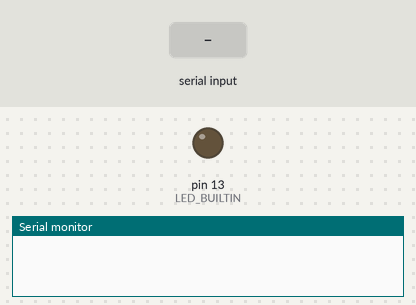
The sketch below on a simulated Arduino Uno, built with avr-gcc and run on an emulated ATmega328P. On the bench: output pins drawn as LEDs (lit = HIGH), the last lines printed to the serial monitor. Inputs (shaded band) come from the test bench.

Above: at 1.2 s.
1.3 s: "LED_ON\n" received over Serial
At 2.5 s:
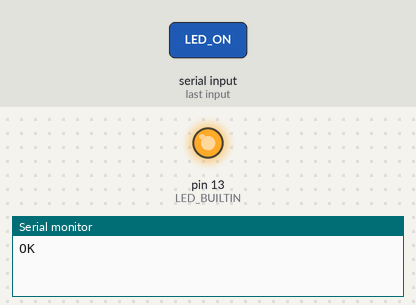
2.8 s: "LED_OFF\n" received over Serial
At 3.7 s:
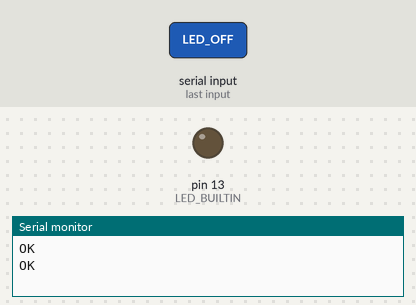
Timing chart, 0 to 5.8 s (numbered marks = the images above; inputs shaded):
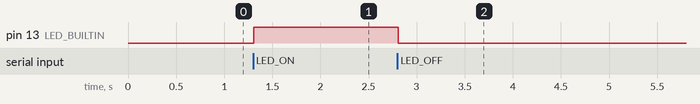

Measured:
- after the input at 1.3 s, pin 13 (LED_BUILTIN): LOW → HIGH at once
- after the input at 2.8 s, pin 13 (LED_BUILTIN): HIGH → LOW at once

The sketch:

serial_test.ino
```cpp
void setup() {
    Serial.begin(9600);
    pinMode(LED_BUILTIN, OUTPUT);
}

void loop() {
    if (Serial.available()) {
        String cmd = Serial.readStringUntil('\n');
        cmd.trim();
        if (cmd == "PING") Serial.println("PONG");
        if (cmd == "LED_ON") {
            digitalWrite(LED_BUILTIN, HIGH);
            Serial.println("OK");
        }
        if (cmd == "LED_OFF") {
            digitalWrite(LED_BUILTIN, LOW);
            Serial.println("OK");
        }
    }
}
```
